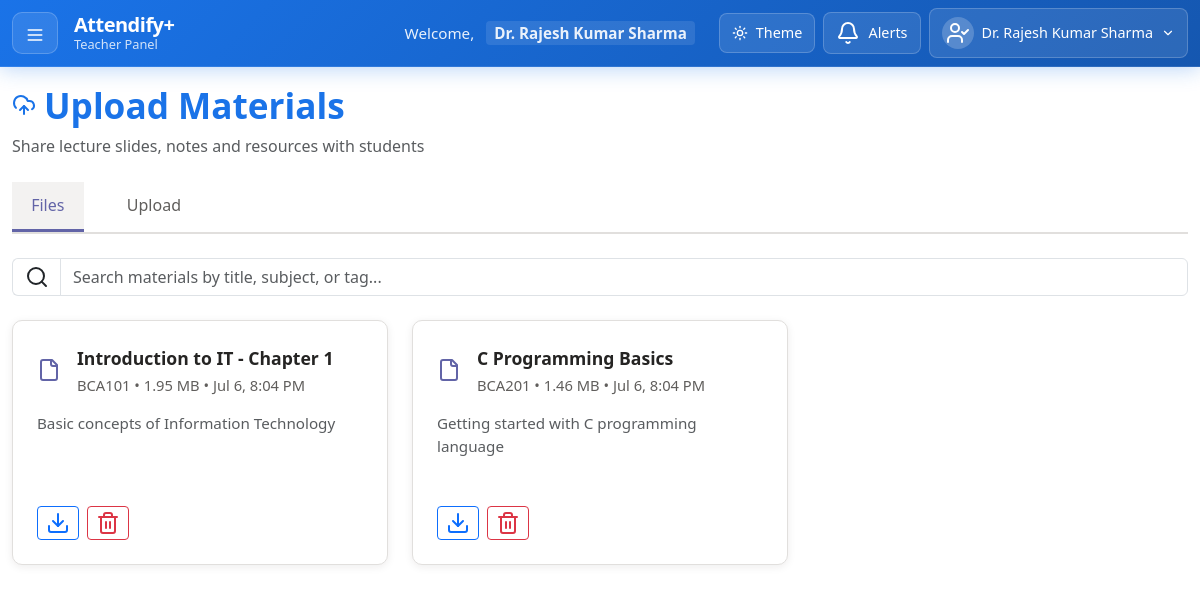
/views/teacher/upload_materials.php (signed in), run on the app's committed database.
### tables this page shows
CREATE TABLE `materials` (
  `MaterialID` int(11) NOT NULL AUTO_INCREMENT,
  `TeacherID` int(11) NOT NULL,
  `SubjectID` int(11) NOT NULL,
  `Title` varchar(255) NOT NULL,
  `Description` text,
  `FileName` varchar(255) NOT NULL,
  `OriginalFileName` varchar(255) NOT NULL,
  `FileSize` bigint(20) NOT NULL,
  `FileType` varchar(50) NOT NULL,
  `FilePath` varchar(500) NOT NULL,
  `UploadDateTime` datetime NOT NULL DEFAULT CURRENT_TIMESTAMP,
  `IsActive` tinyint(1) NOT NULL DEFAULT 1,
  `DownloadCount` int(11) DEFAULT 0,
  `Tags` varchar(500),
  PRIMARY KEY (`MaterialID`),
  KEY `TeacherID` (`TeacherID`),
  KEY `SubjectID` (`SubjectID`),
  FOREIGN KEY (`TeacherID`) REFERENCES `teachers` (`TeacherID`) ON DELETE CASCADE,
  FOREIGN KEY (`SubjectID`) REFERENCES `subjects` (`SubjectID`) ON DELETE CASCADE
);

CREATE TABLE subjects (
  SubjectID INT AUTO_INCREMENT PRIMARY KEY,
  SubjectCode VARCHAR(20) NOT NULL,
  SubjectName VARCHAR(100) NOT NULL,
  CreditHour INT NOT NULL,
  LectureHour INT DEFAULT 48,
  IsElective BOOLEAN DEFAULT FALSE,
  DepartmentID INT NOT NULL,
  SemesterID INT NOT NULL,
  FOREIGN KEY (DepartmentID) REFERENCES departments(DepartmentID),
  FOREIGN KEY (SemesterID) REFERENCES semesters(SemesterID)
);

### views/teacher/upload_materials.php (the view, shortened to what this page needs)
<?php
require_once(__DIR__ . '/../../config/db_config.php');
$loginID = $_SESSION['LoginID'];
$teacherStmt = $conn->prepare("SELECT TeacherID, FullName FROM teachers WHERE LoginID = ?");
$teacherStmt->bind_param("i", $loginID);
$teacherStmt->execute();
$teacherRes = $teacherStmt->get_result();
$teacherRow = $teacherRes->fetch_assoc();
$teacherID = $teacherRow['TeacherID'];
$materialsQuery = "
    SELECT m.*, s.SubjectCode, s.SubjectName
    FROM materials m
    JOIN subjects s ON m.SubjectID = s.SubjectID
    WHERE m.TeacherID = ? AND m.IsActive = 1
";
$params = [$teacherID];
$paramTypes = "i";
$materialsQuery .= " ORDER BY m.UploadDateTime DESC LIMIT 50";
$materialsStmt = $conn->prepare($materialsQuery);
$materialsStmt->bind_param($paramTypes, ...$params);
$materialsStmt->execute();
$materialsResult = $materialsStmt->get_result();
?>
<!DOCTYPE html>
<html lang="en">
<head>
    <link rel="stylesheet" href="../../assets/css/dashboard_teacher.css">
    <link rel="stylesheet" href="../../assets/css/sidebar_teacher.css">
    <link rel="stylesheet" href="../../assets/css/upload_materials.css">
    <link href="https://cdn.jsdelivr.net/npm/bootstrap@5.3.0/dist/css/bootstrap.min.css" rel="stylesheet">
</head>
<body>
    <?php include '../components/navbar_teacher.php'; ?>
    <div class="container-fluid dashboard-container main-content">
        <div class="page-header d-flex justify-content-between align-items-center flex-wrap mb-4">
            <div>
                <h2 class="page-title">
                    <i data-lucide="upload-cloud"></i>
                    Upload Materials
                </h2>
                <p class="text-muted mb-0">Share lecture slides, notes and resources with students</p>
            </div>
        </div>
        <div class="teams-tabs mb-4">
            <button class="teams-tab active" id="tab-files">Files</button>
            <button class="teams-tab" id="tab-upload">Upload</button>
        </div>
        <div class="mb-4" id="materialsSearchBar">
            <div class="input-group">
                <span class="input-group-text bg-transparent border-end-0"><i data-lucide="search"></i></span>
                <input type="text" class="form-control" id="materialsSearchInput" placeholder="Search materials by title, subject, or tag...">
            </div>
        </div>
        <section id="filesSection">
            <div class="row g-4" id="materialsCardGrid">
                <?php if ($materialsResult->num_rows > 0): ?>
                    <?php while ($material = $materialsResult->fetch_assoc()): ?>
                        <div class="col-md-6 col-lg-4 material-card-item" data-title="<?= strtolower(htmlspecialchars($material['Title'])) ?>" data-subject="<?= strtolower(htmlspecialchars($material['SubjectCode'])) ?>" data-tags="<?= strtolower(htmlspecialchars($material['Tags'])) ?>">
                            <div class="teams-card p-4 d-flex flex-column gap-2 h-100">
                                <div class="d-flex align-items-center gap-3 mb-2">
                                    <span class="teams-file-icon" data-lucide="file"></span>
                                    <div>
                                        <div class="fw-semibold teams-file-name" style="font-size:1.1rem;"> <?= htmlspecialchars($material['Title']) ?> </div>
                                        <div class="teams-file-meta" style="font-size:0.92rem;">
                                            <?= htmlspecialchars($material['SubjectCode']) ?> &bull; <?= formatFileSize($material['FileSize']) ?> &bull; <?= date('M j, g:i A', strtotime($material['UploadDateTime'])) ?>
                                        </div>
                                    </div>
                                </div>
                                <?php if (!empty($material['Description'])): ?>
                                    <div class="text-muted mb-2" style="font-size:0.95rem;">
                                        <?= htmlspecialchars(strlen($material['Description']) > 80 ? substr($material['Description'], 0, 80) . '...' : $material['Description']) ?>
                                    </div>
                                <?php endif; ?>
                                <div class="d-flex gap-2 mt-auto">
                                    <a class="btn btn-outline-primary btn-sm" href="download_material.php?id=<?= $material['MaterialID'] ?>" title="Download"><i data-lucide="download"></i></a>
                                    <a class="btn btn-outline-danger btn-sm" href="delete_material.php?id=<?= $material['MaterialID'] ?>" title="Delete"><i data-lucide="trash-2"></i></a>
                                </div>
                            </div>
                        </div>
                    <?php endwhile; ?>
                <?php endif; ?>
            </div>
        </section>
    </div>
</body>
</html>
<?php
function formatFileSize($bytes)
{
    $k = 1024;
    $sizes = ['Bytes', 'KB', 'MB', 'GB'];
    $i = floor(log($bytes) / log($k));
    return round($bytes / pow($k, $i), 2) . ' ' . $sizes[$i];
}
?>

### assets/css/dashboard_teacher.css (style rules this page uses)
:root { --bg-light: linear-gradient(to right, #f0f4f8, #e8f0fe); --bg-dark: #121212; --card-light: #ffffff; --card-dark: #1f1f1f; --text-light: #333; --text-dark: #eee; --accent-light: #1A73E8; --accent-dark: #00ffc8; --navbar-light: var(--accent-light); --navbar-dark: var(--accent-dark); --text-muted-light: #6c757d; --text-muted-dark: #a0a0a0; --border-light: #f8f9fa; --border-dark: #333; --shadow-light: rgba(0, 0, 0, 0.1); --shadow-dark: rgba(0, 0, 0, 0.3); }
body { font-family: 'Poppins', sans-serif; background: var(--bg-light); color: var(--text-light); margin: 0; transition: all 0.3s ease; overflow-x: hidden; }
.dashboard-container { padding: 2rem; transition: all 0.3s ease; }
.page-header { margin-bottom: 2rem; }
.page-title { font-size: 2.2rem; font-weight: 700; color: var(--text-light); margin-bottom: 0.5rem; display: flex; align-items: center; gap: 0.5rem; }
.text-muted { color: var(--text-muted-light) !important; }
.btn-outline-primary { border-radius: 8px; font-weight: 500; padding: 0.75rem 1.5rem; transition: all 0.3s ease; border-color: var(--accent-light); color: var(--accent-light); }
.main-content { margin-left: 0 !important; min-height: calc(100vh - var(--navbar-height, 60px)); transition: margin-left 0.3s ease; width: 100%; }
.page-title { font-size: 2.2rem; font-weight: 700; color: var(--accent-light); margin-bottom: 0.5rem; display: flex; align-items: center; gap: 0.5rem; }
.dashboard-container h2 { color: var(--accent-light); }

### assets/css/sidebar_teacher.css (style rules this page uses)
:root { --sidebar-width: 280px; --navbar-height: 60px; --sidebar-transition: all 0.3s cubic-bezier(0.25, 0.8, 0.25, 1); --overlay-transition: all 0.3s ease; }
.main-content { transition: margin-left 0.3s ease; width: 100%; min-height: calc(100vh - var(--navbar-height)); }

### assets/css/upload_materials.css (style rules this page uses)
:root { --teams-primary: #6264a7; --teams-accent: #464775; --teams-bg: #f3f2f1; --teams-sidebar: #201f1e; --teams-sidebar-active: #6264a7; --teams-card: #fff; --teams-border: #e1dfdd; --teams-text: #252423; --teams-muted: #605e5c; --teams-radius: 10px; --teams-shadow: 0 2px 8px rgba(32,31,30,0.08); }
body, html { background: var(--teams-bg); font-family: 'Segoe UI', 'Poppins', Arial, sans-serif; color: var(--teams-text); margin: 0; padding: 0; }
.teams-tabs { display: flex; gap: 1.5rem; border-bottom: 2px solid var(--teams-border); margin-bottom: 2rem; }
.teams-tab { padding: 0.7rem 1.2rem; background: none; border: none; border-bottom: 3px solid transparent; font-size: 1rem; color: var(--teams-muted); font-weight: 500; cursor: pointer; transition: border 0.2s, color 0.2s; }
.teams-tab.active { border-bottom: 3px solid var(--teams-primary); color: var(--teams-primary); background: var(--teams-bg); }
.teams-card { background: var(--teams-card); border-radius: var(--teams-radius); box-shadow: var(--teams-shadow); border: 1px solid var(--teams-border); padding: 2rem; margin-bottom: 2rem; }
.teams-file-icon { font-size: 2rem; color: var(--teams-primary); flex-shrink: 0; }
.teams-file-name { font-weight: 600; font-size: 1.05rem; color: var(--teams-text); margin-bottom: 0.2rem; text-overflow: ellipsis; overflow: hidden; white-space: nowrap; }
.teams-file-meta { color: var(--teams-muted); font-size: 0.9rem; }

### assets/css/navbar_admin.css (style rules this page uses)
:root { --accent-light: #1a73e8; --accent-dark: #047857; --card-light: #ffffff; --card-dark: #1f2937; --text-light: #374151; --text-dark: #f9fafb; --text-muted-light: #6b7280; --text-muted-dark: #9ca3af; --hover-light: #f3f4f6; --hover-dark: #374151; --navbar-height: 60px; }
body { padding-top: var(--navbar-height) !important; }
.main-content { margin-left: 0; min-height: calc(100vh - var(--navbar-height)); transition: margin-left 0.3s ease; }
.dashboard-container { padding-top: 1.5rem !important; padding-bottom: 2rem; }
.page-header { margin-bottom: 2rem; }
.main-content { margin-left: 0 !important; min-height: calc(100vh - var(--navbar-height)); transition: margin-left 0.3s ease; width: 100%; }

### data on the page
materials: Title "Introduction to IT - Chapter 1", SubjectID.SubjectCode "BCA101", FileSize "1.95 MB", UploadDateTime "Jul 6, 8:04 PM", Description "Basic concepts of Information Technology"
materials: Title "C Programming Basics", SubjectID.SubjectCode "BCA201", FileSize "1.46 MB", UploadDateTime "Jul 6, 8:04 PM", Description "Getting started with C programming language"

### other printed values
$_SESSION['Username'] "Dr. Rajesh Kumar Sharma"
